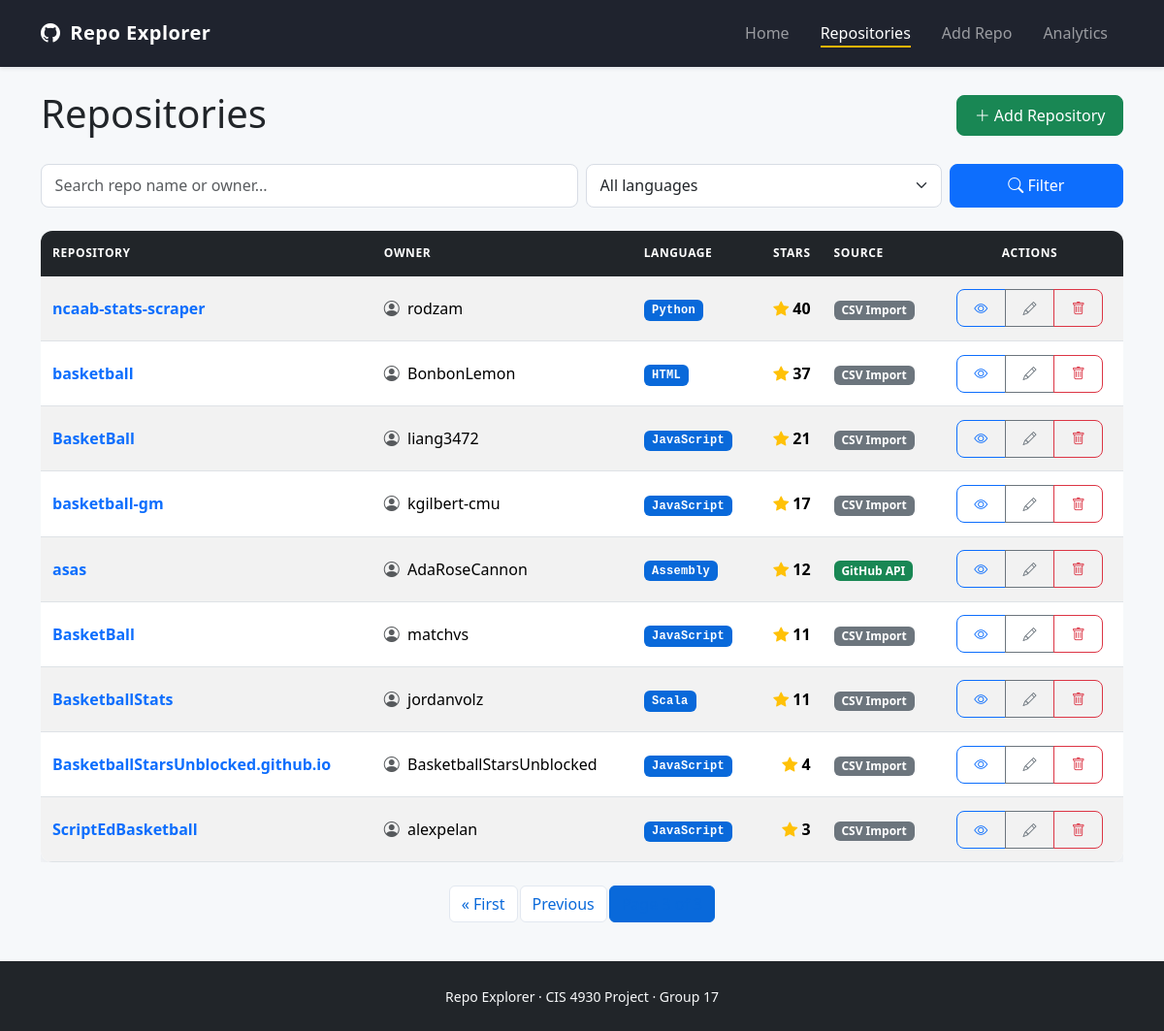
Page /repos/?page=3 on the earlier database version.
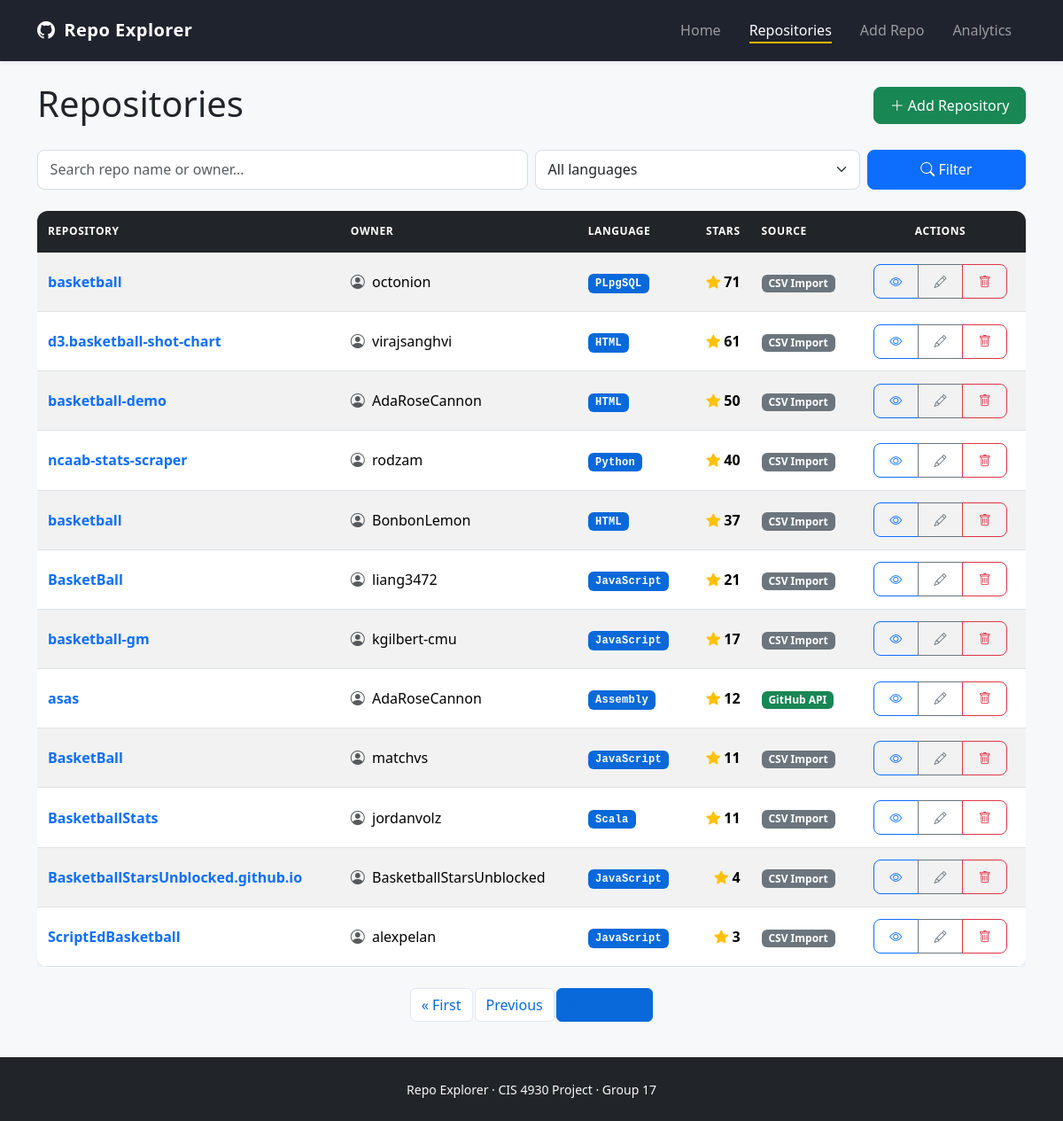
Same page on the later database version.
### core/models.py (models this page shows, shortened)
class Repository(models.Model):
    SOURCE_CHOICES = [
        ('csv', 'CSV Import'),
        ('api', 'GitHub API'),
    ]
    repo_name = models.CharField(max_length=1000)
    owner = models.ForeignKey(
        User,
        on_delete=models.CASCADE,
        related_name='repos',
    )
    language = models.ForeignKey(
        Language,
        on_delete=models.SET_NULL,
        null=True,
        blank=True,
        related_name='repos',
    )
    stars = models.IntegerField(default=0, validators=[MinValueValidator(0)])
    url = models.URLField(max_length=1000)
    created_at = models.DateField(null=True, blank=True)
    source = models.CharField(
        max_length=10,
        choices=SOURCE_CHOICES,
        default='csv',
    )
    fetched_at = models.DateTimeField(auto_now_add=True)
    class Meta:
        ordering = ['-stars']
        unique_together = ['repo_name', 'owner']
        verbose_name_plural = 'Repositories'

class User(models.Model):
    username = models.CharField(max_length=200, unique=True)
    class Meta:
        ordering = ['username']

class Language(models.Model):
    name = models.CharField(max_length=100, unique=True)
    class Meta:
        ordering = ['name']

### core/views.py (the view)
# urls.py: path('repos/', views.repo_list, name='repo_list'),
def repo_list(request):
    qs = Repository.objects.select_related('owner', 'language').all()
    query = request.GET.get('q', '').strip()
    if query:
        qs = qs.filter(
            Q(repo_name__icontains=query) | Q(owner__username__icontains=query)
        )
    language_id = request.GET.get('language', '')
    if language_id:
        qs = qs.filter(language_id=language_id)
    paginator = Paginator(qs, 20)  # rubric: at least 20 per page
    page_obj = paginator.get_page(request.GET.get('page'))
    return render(request, 'core/list.html', {
        'page_obj': page_obj,
        'languages': Language.objects.all(),
        'query': query,
    })

### core/templates/core/list.html (shortened to what the changed rows need)
{% extends 'core/base.html' %}
{% load static %}
{% block content %}
<div class="d-flex justify-content-between align-items-center flex-wrap gap-2 mb-4">
    <div>
        <h1 class="mb-1">Repositories</h1>
        </div>
</div>
<div class="table-responsive">
    <table class="table table-striped table-hover align-middle stats-table">
        <thead class="table-dark">
            <tr>
                <th scope="col">Repository</th>
                <th scope="col">Owner</th>
                <th scope="col">Language</th>
                <th scope="col" class="text-end">Stars</th>
                <th scope="col">Source</th>
                <th scope="col" class="text-center">Actions</th>
            </tr>
        </thead>
        <tbody>
            {% for repo in page_obj %}
            <tr>
                <td class="fw-semibold">
                    <a href="{% url 'repo_detail' repo.pk %}" class="text-decoration-none">
                        {{ repo.repo_name }}
                    </a>
                </td>
                <td>
                    <i class="bi bi-person-circle text-muted me-1"></i>
                    {{ repo.owner.username }}
                </td>
                <td>
                    {% if repo.language %}
                        <span class="badge lang-badge">{{ repo.language.name }}</span>
                    {% else %}
                        <span class="text-muted small">&mdash;</span>
                    {% endif %}
                </td>
                <td class="text-end fw-bold">
                    <i class="bi bi-star-fill text-warning"></i> {{ repo.stars }}
                </td>
                <td>
                    <span class="badge {% if repo.source == 'api' %}bg-success{% else %}bg-secondary{% endif %}">
                        {{ repo.get_source_display }}
                    </span>
                </td>
                <td class="text-center">
                    <div class="btn-group btn-group-sm" role="group">
                        <a href="{% url 'repo_detail' repo.pk %}"
                           class="btn btn-outline-primary" title="View">
                            <i class="bi bi-eye"></i>
                        </a>
                        <a href="{% url 'repo_edit' repo.pk %}"
                           class="btn btn-outline-secondary" title="Edit">
                            <i class="bi bi-pencil"></i>
                        </a>
                        <a href="{% url 'repo_delete' repo.pk %}"
                           class="btn btn-outline-danger" title="Delete">
                            <i class="bi bi-trash"></i>
                        </a>
                    </div>
                </td>
            </tr>
            {% endfor %}
        </tbody>
    </table>
</div>
{% endblock %}

Differences in the rows shown:
now on this page (row edited): Repository: repo_name "basketball", owner.username "octonion", language.name "PLpgSQL", stars "71", source "CSV Import"
now on this page (row edited): Repository: repo_name "d3.basketball-shot-chart", owner.username "virajsanghvi", language.name "HTML", stars "61", source "CSV Import"
now on this page (row edited): Repository: repo_name "basketball-demo", owner.username "AdaRoseCannon", language.name "HTML", stars "50", source "CSV Import"
